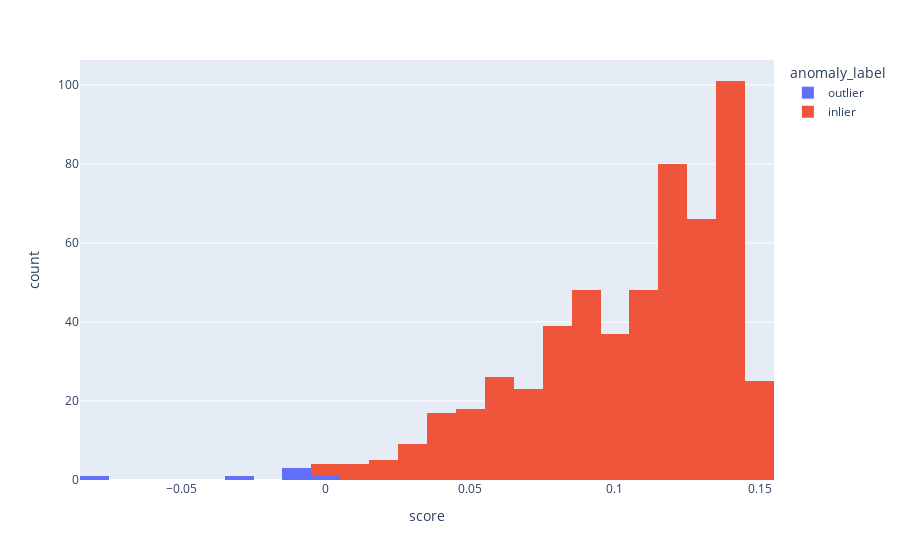

Here is the notebook cell this chart was saved with:
### Markdown cell above
# Data Viz

### Code cell
import plotly.express as px

data["anomaly_label"] = data["anomaly"].apply(
    lambda x: "outlier" if x == -1 else "inlier"
)
fig = px.histogram(data, x="score", color="anomaly_label")
fig.show()

### Figure 1 — Plotly figure (JSON) as saved in the notebook; plotly's stock layout.template omitted (floating-point values rounded to 4 significant figures; data arrays with more than 128 entries replaced by an {"elided": "..."} marker saying what was removed)
{"data": [{"alignmentgroup": "True", "bingroup": "x", "hovertemplate": "anomaly_label=outlier<br>score=%{x}<br>count=%{y}<extra></extra>", "legendgroup": "outlier", "marker": {"color": "#636efa", "pattern": {"shape": ""}}, "name": "outlier", "offsetgroup": "outlier", "orientation": "v", "showlegend": true, "type": "histogram", "x": [-0.076, -0.03261, -0.015, -0.01202, -0.009308, -0.001657], "xaxis": "x", "yaxis": "y"}, {"alignmentgroup": "True", "bingroup": "x", "hovertemplate": "anomaly_label=inlier<br>score=%{x}<br>count=%{y}<extra></extra>", "legendgroup": "inlier", "marker": {"color": "#EF553B", "pattern": {"shape": ""}}, "name": "inlier", "offsetgroup": "inlier", "orientation": "v", "showlegend": true, "type": "histogram", "x": {"elided": "549 float values"}, "xaxis": "x", "yaxis": "y"}], "layout": {"barmode": "relative", "legend": {"title": {"text": "anomaly_label"}, "tracegroupgap": 0}, "margin": {"t": 60}, "xaxis": {"anchor": "y", "domain": [0, 1], "title": {"text": "score"}}, "yaxis": {"anchor": "x", "domain": [0, 1], "title": {"text": "count"}}}}
